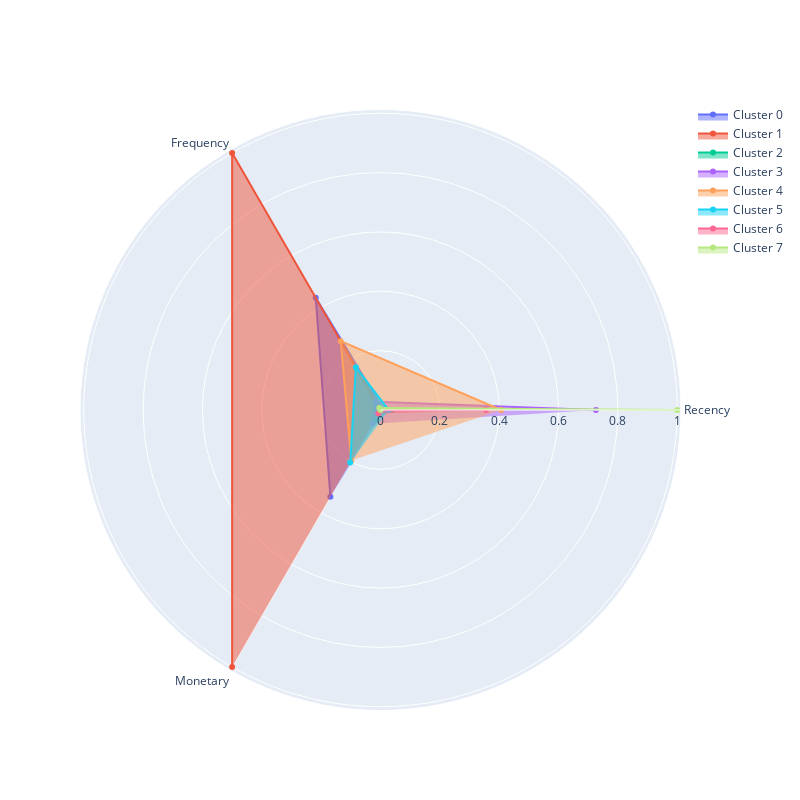

Write notebook code for a chart like this one.
### Markdown cell above
### Задание 6.7
Визуализируйте профили кластеров в виде полярной диаграммы на основе средних RFM-характеристик, вычисленных для каждого кластера.

Проанализируйте кластеры и на основе анализа сопоставьте номер кластера и его описание.

* Кластер соответствует «лояльным» клиентам, которые приносят наибольший доход, совершают покупки чаще всего, а давность их последней покупки наименьшая.
* Кластер соответствует «перспективным» клиентам, которые являются активными покупателями, но покупают не так часто и не так много, как лояльные клиенты.
* Кластер соответствует «подвисшим» клиентам, которые относительно недавно сделали несколько заказов на небольшие суммы. Потенциально эти клиенты могут быть переведены в кластер «перспективных».
* Кластер соответствует клиентам «в зоне риска», которые несколько раз покупали товары на небольшие суммы, однако их последняя покупка была совершена более пяти месяцев назад.
* Кластер соответствует клиентам-«новичкам», которые относительно недавно сделали один заказ на небольшую сумму. 
* Кластер соответствует «спящим» или «почти потерянным» клиентам, которые сделали один заказ на маленькую сумму более семи месяцев назад и больше не возвращались.
* Кластер соответствует «потерянным» клиентам, которые купили меньше всего товара, и их последняя покупка была совершена около года назад.

### Code cell
plot_cluster_profile(grouped_rfm, 8)

### Figure 1 — Plotly figure (JSON) as saved in the notebook; plotly's stock layout.template omitted (floating-point values rounded to 4 significant figures)
{"data": [{"fill": "toself", "name": "Cluster 0", "r": [0.01114, 0.4363, 0.3376], "theta": ["Recency", "Frequency", "Monetary"], "type": "scatterpolar"}, {"fill": "toself", "name": "Cluster 1", "r": [0, 1.0, 1.0], "theta": ["Recency", "Frequency", "Monetary"], "type": "scatterpolar"}, {"fill": "toself", "name": "Cluster 2", "r": [0.03912, 0, 0.04068], "theta": ["Recency", "Frequency", "Monetary"], "type": "scatterpolar"}, {"fill": "toself", "name": "Cluster 3", "r": [0.7259, 0.0322, 0.05366], "theta": ["Recency", "Frequency", "Monetary"], "type": "scatterpolar"}, {"fill": "toself", "name": "Cluster 4", "r": [0.4065, 0.2679, 0.1968], "theta": ["Recency", "Frequency", "Monetary"], "type": "scatterpolar"}, {"fill": "toself", "name": "Cluster 5", "r": [0.02815, 0.1659, 0.204], "theta": ["Recency", "Frequency", "Monetary"], "type": "scatterpolar"}, {"fill": "toself", "name": "Cluster 6", "r": [0.3555, 0, 0.014], "theta": ["Recency", "Frequency", "Monetary"], "type": "scatterpolar"}, {"fill": "toself", "name": "Cluster 7", "r": [1, 0.007557, 0], "theta": ["Recency", "Frequency", "Monetary"], "type": "scatterpolar"}], "layout": {"autosize": false, "height": 800, "showlegend": true, "width": 800}}
